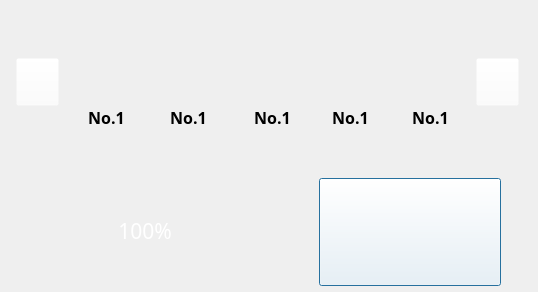
<?xml version="1.0" encoding="UTF-8"?>
<ui version="4.0">
 <class>CollectionDialog</class>
 <widget class="QDialog" name="CollectionDialog">
  <property name="geometry">
   <rect>
    <x>0</x>
    <y>0</y>
    <width>538</width>
    <height>292</height>
   </rect>
  </property>
  <property name="windowTitle">
   <string>Dialog</string>
  </property>
  <widget class="QLabel" name="backgroundLbl">
   <property name="geometry">
    <rect>
     <x>0</x>
     <y>0</y>
     <width>538</width>
     <height>292</height>
    </rect>
   </property>
   <property name="text">
    <string/>
   </property>
   <property name="pixmap">
    <pixmap resource="../../resources/images/images.qrc">:/images/screens/form_find.jpg</pixmap>
   </property>
  </widget>
  <widget class="QLabel" name="rateLbl">
   <property name="geometry">
    <rect>
     <x>105</x>
     <y>218</y>
     <width>80</width>
     <height>25</height>
    </rect>
   </property>
   <property name="font">
    <font>
     <family>微软雅黑</family>
     <pointsize>16</pointsize>
    </font>
   </property>
   <property name="styleSheet">
    <string notr="true">color: white;</string>
   </property>
   <property name="text">
    <string>100%</string>
   </property>
   <property name="alignment">
    <set>Qt::AlignCenter</set>
   </property>
  </widget>
  <widget class="QPushButton" name="closeBtn">
   <property name="geometry">
    <rect>
     <x>319</x>
     <y>178</y>
     <width>182</width>
     <height>108</height>
    </rect>
   </property>
   <property name="styleSheet">
    <string notr="true">background-color: rgba(255, 255, 255, 0);</string>
   </property>
   <property name="text">
    <string/>
   </property>
   <property name="icon">
    <iconset resource="../../resources/images/images.qrc">
     <normaloff>:/images/screens/button_close_f.png</normaloff>:/images/screens/button_close_f.png</iconset>
   </property>
   <property name="iconSize">
    <size>
     <width>182</width>
     <height>108</height>
    </size>
   </property>
  </widget>
  <widget class="QPushButton" name="leftBtn">
   <property name="geometry">
    <rect>
     <x>16</x>
     <y>58</y>
     <width>43</width>
     <height>48</height>
    </rect>
   </property>
   <property name="styleSheet">
    <string notr="true">background-color: rgba(255, 255, 255, 0);</string>
   </property>
   <property name="text">
    <string/>
   </property>
   <property name="icon">
    <iconset resource="../../resources/images/images.qrc">
     <normaloff>:/images/screens/button_left.png</normaloff>:/images/screens/button_left.png</iconset>
   </property>
   <property name="iconSize">
    <size>
     <width>43</width>
     <height>48</height>
    </size>
   </property>
  </widget>
  <widget class="QPushButton" name="rightBtn">
   <property name="geometry">
    <rect>
     <x>476</x>
     <y>58</y>
     <width>43</width>
     <height>48</height>
    </rect>
   </property>
   <property name="styleSheet">
    <string notr="true">background-color: rgba(255, 255, 255, 0);</string>
   </property>
   <property name="text">
    <string/>
   </property>
   <property name="icon">
    <iconset resource="../../resources/images/images.qrc">
     <normaloff>:/images/screens/button_right.png</normaloff>:/images/screens/button_right.png</iconset>
   </property>
   <property name="iconSize">
    <size>
     <width>43</width>
     <height>48</height>
    </size>
   </property>
  </widget>
  <widget class="QLabel" name="cardLbl3">
   <property name="geometry">
    <rect>
     <x>239</x>
     <y>35</y>
     <width>64</width>
     <height>64</height>
    </rect>
   </property>
   <property name="text">
    <string/>
   </property>
   <property name="pixmap">
    <pixmap resource="../../resources/images/images.qrc">:/images/cards/p.png</pixmap>
   </property>
  </widget>
  <widget class="QLabel" name="cardLbl5">
   <property name="geometry">
    <rect>
     <x>400</x>
     <y>35</y>
     <width>64</width>
     <height>64</height>
    </rect>
   </property>
   <property name="text">
    <string/>
   </property>
   <property name="pixmap">
    <pixmap resource="../../resources/images/images.qrc">:/images/cards/p.png</pixmap>
   </property>
  </widget>
  <widget class="QLabel" name="cardLbl1">
   <property name="geometry">
    <rect>
     <x>75</x>
     <y>35</y>
     <width>64</width>
     <height>64</height>
    </rect>
   </property>
   <property name="text">
    <string/>
   </property>
   <property name="pixmap">
    <pixmap resource="../../resources/images/images.qrc">:/images/cards/p.png</pixmap>
   </property>
  </widget>
  <widget class="QLabel" name="cardLbl2">
   <property name="geometry">
    <rect>
     <x>156</x>
     <y>35</y>
     <width>64</width>
     <height>64</height>
    </rect>
   </property>
   <property name="text">
    <string/>
   </property>
   <property name="pixmap">
    <pixmap resource="../../resources/images/images.qrc">:/images/cards/p.png</pixmap>
   </property>
  </widget>
  <widget class="QLabel" name="cardLbl4">
   <property name="geometry">
    <rect>
     <x>321</x>
     <y>35</y>
     <width>64</width>
     <height>64</height>
    </rect>
   </property>
   <property name="text">
    <string/>
   </property>
   <property name="pixmap">
    <pixmap resource="../../resources/images/images.qrc">:/images/cards/p.png</pixmap>
   </property>
  </widget>
  <widget class="QLabel" name="indexLbl1">
   <property name="geometry">
    <rect>
     <x>82</x>
     <y>109</y>
     <width>49</width>
     <height>16</height>
    </rect>
   </property>
   <property name="font">
    <font>
     <family>微软雅黑</family>
     <pointsize>12</pointsize>
     <bold>true</bold>
    </font>
   </property>
   <property name="text">
    <string>No.1</string>
   </property>
   <property name="alignment">
    <set>Qt::AlignCenter</set>
   </property>
  </widget>
  <widget class="QLabel" name="indexLbl2">
   <property name="geometry">
    <rect>
     <x>164</x>
     <y>109</y>
     <width>49</width>
     <height>16</height>
    </rect>
   </property>
   <property name="font">
    <font>
     <family>微软雅黑</family>
     <pointsize>12</pointsize>
     <bold>true</bold>
    </font>
   </property>
   <property name="text">
    <string>No.1</string>
   </property>
   <property name="alignment">
    <set>Qt::AlignCenter</set>
   </property>
  </widget>
  <widget class="QLabel" name="indexLbl3">
   <property name="geometry">
    <rect>
     <x>248</x>
     <y>109</y>
     <width>49</width>
     <height>16</height>
    </rect>
   </property>
   <property name="font">
    <font>
     <family>微软雅黑</family>
     <pointsize>12</pointsize>
     <bold>true</bold>
    </font>
   </property>
   <property name="text">
    <string>No.1</string>
   </property>
   <property name="alignment">
    <set>Qt::AlignCenter</set>
   </property>
  </widget>
  <widget class="QLabel" name="indexLbl4">
   <property name="geometry">
    <rect>
     <x>326</x>
     <y>109</y>
     <width>49</width>
     <height>16</height>
    </rect>
   </property>
   <property name="font">
    <font>
     <family>微软雅黑</family>
     <pointsize>12</pointsize>
     <bold>true</bold>
    </font>
   </property>
   <property name="text">
    <string>No.1</string>
   </property>
   <property name="alignment">
    <set>Qt::AlignCenter</set>
   </property>
  </widget>
  <widget class="QLabel" name="indexLbl5">
   <property name="geometry">
    <rect>
     <x>406</x>
     <y>109</y>
     <width>49</width>
     <height>16</height>
    </rect>
   </property>
   <property name="font">
    <font>
     <family>微软雅黑</family>
     <pointsize>12</pointsize>
     <bold>true</bold>
    </font>
   </property>
   <property name="text">
    <string>No.1</string>
   </property>
   <property name="alignment">
    <set>Qt::AlignCenter</set>
   </property>
  </widget>
 </widget>
 <resources>
  <include location="../../resources/images/images.qrc"/>
 </resources>
 <connections>
  <connection>
   <sender>closeBtn</sender>
   <signal>released()</signal>
   <receiver>CollectionDialog</receiver>
   <slot>close()</slot>
   <hints>
    <hint type="sourcelabel">
     <x>413</x>
     <y>229</y>
    </hint>
    <hint type="destinationlabel">
     <x>268</x>
     <y>145</y>
    </hint>
   </hints>
  </connection>
 </connections>
</ui>
